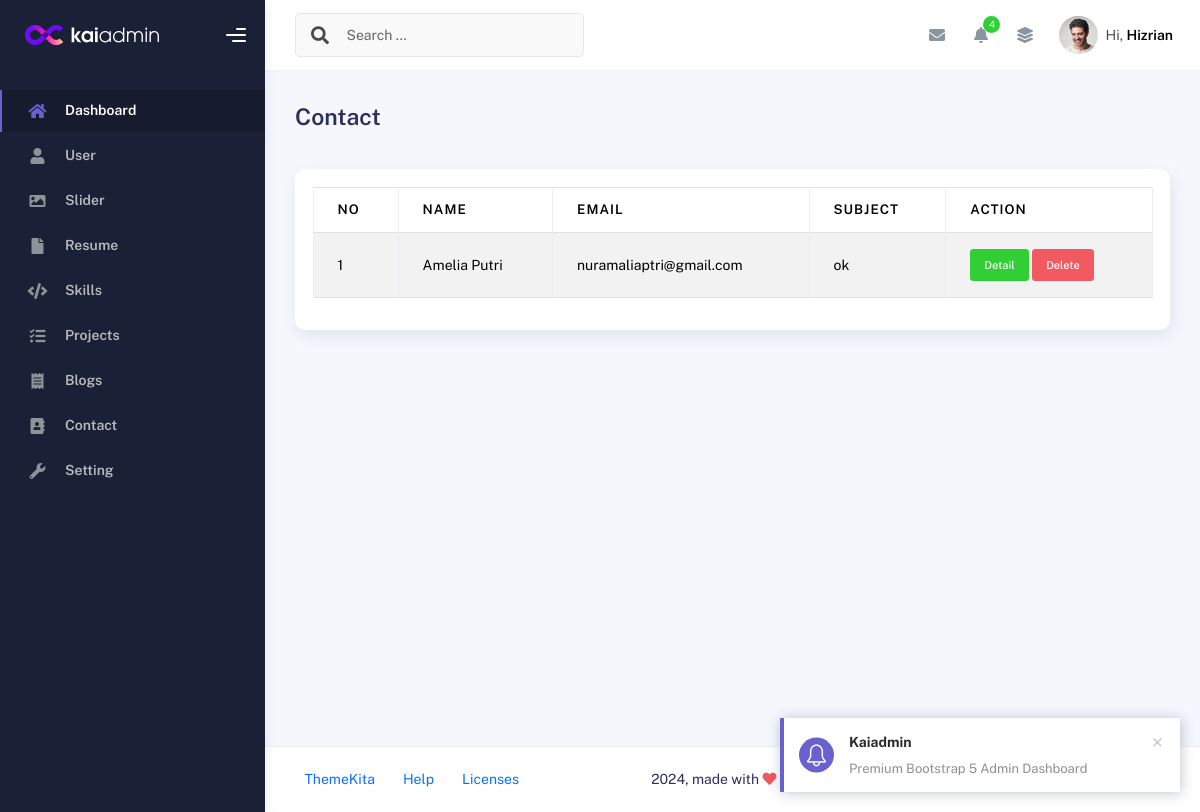
/admin/app.php?page=contact (signed in), run on the app's committed database.
### tables this page shows
CREATE TABLE `contacts` (
  `id` int(11) NOT NULL,
  `name` varchar(50) NOT NULL,
  `email` varchar(50) NOT NULL,
  `subject` varchar(50) NOT NULL,
  `message` text NOT NULL,
  `created_at` timestamp NOT NULL DEFAULT current_timestamp(),
  `update_at` timestamp NULL DEFAULT NULL ON UPDATE current_timestamp()
);

### admin/contact.php (the view, shortened to what this page needs)
<?php
$query = mysqli_query($conn, "SELECT * FROM contacts ORDER BY id DESC");
$rows = mysqli_fetch_all($query, MYSQLI_ASSOC);
?>
<div
  class="d-flex align-items-left align-items-md-center flex-column flex-md-row pt-2 pb-4">
  <div>
    <h3 class="fw-bold mb-3">Contact</h3>
  </div>
</div>
<div class="row">
  <div class="col-sm-6 col-md-12">
    <div class="card">
      <div class="card-body">
        <table class="table table-bordered table-striped">
          <thead>
            <tr>
              <th>No</th>
              <th>Name</th>
              <th>Email</th>
              <th>Subject</th>
              <th>Action</th>
            </tr>
          </thead>
          <tbody>
            <?php foreach ($rows as $index => $row):  ?>
              <tr>
                <td><?php echo $index += 1 ?></td>
                <td><?php echo $row['name'] ?></td>
                <td><?php echo $row['email'] ?></td>
                <td><?php echo $row['subject'] ?></td>
                <td>
                  <a class="btn btn-success btn-sm"
                    href="app.php?page=contact-detail&id=<?php echo $row['id'] ?>">Detail</a>
                  <a onclick="return confirm('Are You sure wanna delete this data?')"
                    class="btn btn-danger btn-sm"
                    href="app.php?page=contact&delete=<?php echo $row['id'] ?>">Delete</a>
                </td>
              </tr>
            <?php endforeach ?>
          </tbody>
        </table>
      </div>
    </div>
  </div>
</div>

### data on the page
contacts: index "1", name "Amelia Putri", email "nuramaliaptri@gmail.com", subject "ok"
